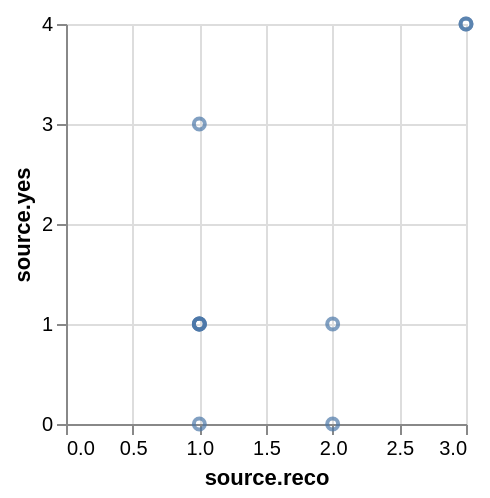

Vega-Lite specification stored for this chart:
### Vega specification from a JSON file in a GitHub repository (floating-point values rounded to 4 significant figures)
{"$schema": "https://vega.github.io/schema/vega/v5.json", "background": "white", "padding": 5, "width": 200, "height": 200, "style": "cell", "data": [{"name": "source_0", "values": {"hits": {"hits": [{"source": {"reco": 2, "yes": 1}}, {"source": {"reco": 3, "yes": 4}}, {"source": {"reco": 2, "yes": 0}}, {"source": {"reco": 1, "yes": 3}}, {"source": {"reco": 3, "yes": 4}}, {"source": {"reco": 1, "yes": 1}}, {"source": {"reco": 1, "yes": 1}}, {"source": {"reco": 1, "yes": 1}}, {"source": {"reco": 1, "yes": 0}}, {"source": {"reco": 1, "yes": 1}}]}}, "format": {"property": "hits.hits"}}, {"name": "data_0", "source": "source_0", "transform": [{"type": "formula", "expr": "datum[\"source\"] && datum[\"source\"][\"reco\"]", "as": "source.reco"}, {"type": "formula", "expr": "datum[\"source\"] && datum[\"source\"][\"yes\"]", "as": "source.yes"}, {"type": "filter", "expr": "isValid(datum[\"source.reco\"]) && isFinite(+datum[\"source.reco\"]) && isValid(datum[\"source.yes\"]) && isFinite(+datum[\"source.yes\"])"}]}], "marks": [{"name": "marks", "type": "symbol", "style": ["point"], "from": {"data": "data_0"}, "encode": {"update": {"opacity": {"value": 0.7}, "fill": {"value": "transparent"}, "stroke": {"value": "#4c78a8"}, "ariaRoleDescription": {"value": "point"}, "description": {"signal": "\"source.reco: \" + (format(datum[\"source.reco\"], \"\")) + \"; source.yes: \" + (format(datum[\"source.yes\"], \"\"))"}, "x": {"scale": "x", "field": "source\\.reco"}, "y": {"scale": "y", "field": "source\\.yes"}}}}], "scales": [{"name": "x", "type": "linear", "domain": {"data": "data_0", "field": "source\\.reco"}, "range": [0, {"signal": "width"}], "nice": true, "zero": true}, {"name": "y", "type": "linear", "domain": {"data": "data_0", "field": "source\\.yes"}, "range": [{"signal": "height"}, 0], "nice": true, "zero": true}], "axes": [{"scale": "x", "orient": "bottom", "gridScale": "y", "grid": true, "tickCount": {"signal": "ceil(width/40)"}, "domain": false, "labels": false, "aria": false, "maxExtent": 0, "minExtent": 0, "ticks": false, "zindex": 0}, {"scale": "y", "orient": "left", "gridScale": "x", "grid": true, "tickCount": {"signal": "ceil(height/40)"}, "domain": false, "labels": false, "aria": false, "maxExtent": 0, "minExtent": 0, "ticks": false, "zindex": 0}, {"scale": "x", "orient": "bottom", "grid": false, "title": "source.reco", "labelFlush": true, "labelOverlap": true, "tickCount": {"signal": "ceil(width/40)"}, "zindex": 0}, {"scale": "y", "orient": "left", "grid": false, "title": "source.yes", "labelOverlap": true, "tickCount": {"signal": "ceil(height/40)"}, "zindex": 0}], "config": {"projection": {"type": "equalEarth"}}}
